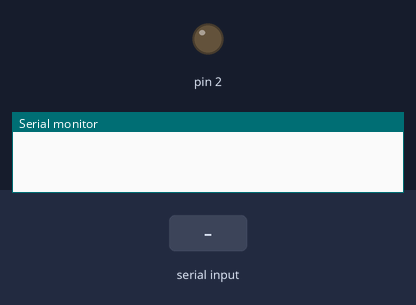
This sketch was run on a simulated Arduino Uno, built with avr-gcc and run on an emulated ATmega328P. Parts: output pins drawn as LEDs (lit = HIGH), the last lines printed to the serial monitor. Inputs (shaded band) come from the test bench.

Above: at 1.2 s.
1.3 s: "1\n" received over Serial
At 2.3 s:
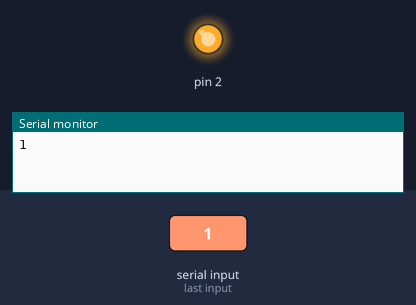
2.8 s: "0\n" received over Serial
At 3.5 s:
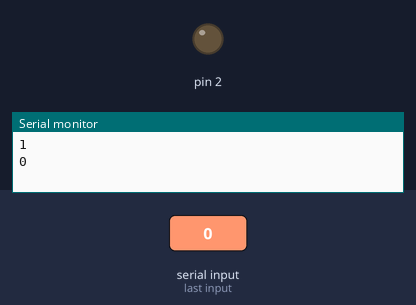
Timing chart, 0 to 5.8 s (numbered marks = the images above; inputs shaded):
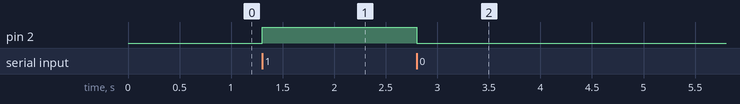

Measured:
- after the input at 1.3 s, pin 2: LOW → HIGH at once
- after the input at 2.8 s, pin 2: HIGH → LOW at once

The sketch:

sketch_jun12b.ino
```cpp
char data = 0;
void setup()
{
 Serial.begin(9600);
 pinMode(2,OUTPUT);

}

void loop()
{ if(Serial.available()>0)
  {
    data = Serial.read();
    Serial.print(data);
    Serial.print("\n");

  if (data == '1')
  {
  digitalWrite(2,HIGH);
  delay(800);
  }
  if (data == '0')
  {
  digitalWrite(2,LOW);
  delay(800);
  }
  }
}
```
